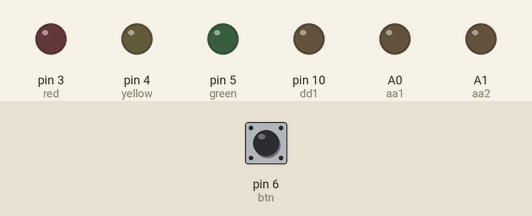
Bench run of a sketch on a simulated Arduino Uno, built with avr-gcc and run on an emulated ATmega328P. Parts: output pins drawn as LEDs (lit = HIGH). The inputs (shaded band) are chosen by the test bench; at power-on: pin 6 (btn) HIGH. No radio packets arrive unless stated; what the sketch prints to the serial monitor is not drawn.

Above: at 5.7 s.
At 10.02 s:
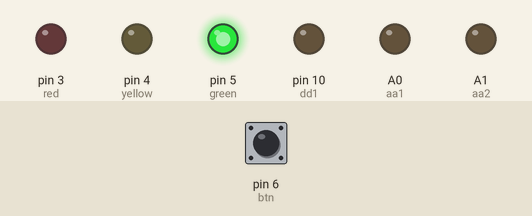
Timing chart, 0 to 13.1 s (numbered marks = the images above):
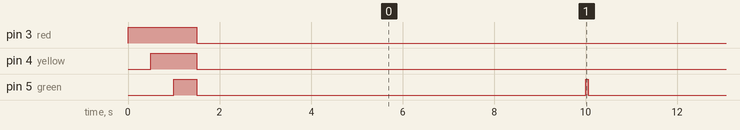

The sketch:

Remote_station_Arcade.ino
```cpp
#include <SPI.h>
#include<avr/eeprom.h>

#include <RF24Network.h>
#include <RF24Network_config.h>
#include <Sync.h>

#include <nRF24L01.h>
#include <RF24.h>
#include <RF24_config.h>

#include "S_message.h"


// Setup pin numbers
int dd1 = 10;
int aa1 = A0;
int aa2 = A1;
int red = 3;
int yellow = 4;
int green = 5;
int btn = 6;
int volt = A3;
int temp = A2;

// Setup pin directions. These are then used to define whether the pin is an input or an output pin. 0 = Output, 1 = Input, 3 = Input with pullup resistor

int dd1d = 0;
int aa1d = 0;
int aa2d = 0;

// How often to flash
const unsigned long interval = 10000; //ms

// When did we last flash?
unsigned long last_lit;

// Current time
unsigned long now;

//number of voltage and temp measurements to take
const int num_measurements = 64;

// What voltage is a reading of 1023?
const unsigned voltage_reference = 3.44 * 256; // 5.0V

// What is the temperature calibration value. Change the first number only.
const int16_t temp_calibration = 0x0*0x10;

//Value received from other node
uint8_t rxmessage_value = 0;


// Setup radio on SPI and pins 8 and 7
RF24 radio(8,7);

// Declare Network
RF24Network network(radio);

// Our node address
uint16_t this_node;
uint16_t new_address;

void startup()
{
  digitalWrite(red, HIGH);
  delay(500);
  digitalWrite(yellow, HIGH);
  delay(500);
  digitalWrite(green, HIGH);
  delay(500);
  digitalWrite(red, LOW);
  digitalWrite(yellow, LOW);
  digitalWrite(green, LOW);
  //hold button down to enter config
  if(digitalRead(btn) == LOW) config_mode();
}

void setup() {
  // put your setup code here, to run once:

  analogReference(INTERNAL);

  Serial.begin(57600);

  pinMode(dd1, OUTPUT);
  pinMode(aa1, OUTPUT);
  pinMode(aa2, OUTPUT);

  digitalWrite(dd1, LOW);
  digitalWrite(aa1, LOW);
  digitalWrite(aa2, LOW);

  pinMode(red, OUTPUT);
  pinMode(yellow, OUTPUT);
  pinMode(green, OUTPUT);
  pinMode(btn, INPUT_PULLUP);
  pinMode(volt, INPUT);
  pinMode(temp, INPUT);

  //Read node address from eeprom
  this_node = eeprom_read_word((uint16_t*)10);

  // Run the LED routine and if button is depressed at the end of the routine enter config mode
  startup();

  SPI.begin();
  radio.begin();
  network.begin(/*channel*/ 90, /*node address*/ this_node);
  Serial.print("Network up - Node address is: 0");
  Serial.println(this_node, OCT);
    digitalWrite(dd1, LOW);
  digitalWrite(aa1, LOW);
  digitalWrite(aa2, LOW);

}

void loop() {
  // put your main code here, to run repeatedly:
  network.update();


  while ( network.available() )
  {
    digitalWrite(green, HIGH);
    // If so, grab it and print it out
    RF24NetworkHeader header;
    static char rxmessage[32];
    //for(int i=0; i<32; i++) rxmessage[i] = ' '; // this doesn't work....
    network.read(header,rxmessage,sizeof(rxmessage));
    digitalWrite(green, LOW);
    if(header.type == 'l')
    {
      lifecall();
    }
    else if(header.type != 1)
    {
      switch(header.type)
      {
      case 'a':
        Serial.println("RX a");
        digitalWrite(red, HIGH);
        digitalWrite(yellow, HIGH);
        digitalWrite(green, HIGH);
        delay(200);
        digitalWrite(red, LOW);
        digitalWrite(yellow, LOW);
        digitalWrite(green, LOW);
        delay(200);
        digitalWrite(red, HIGH);
        digitalWrite(yellow, HIGH);
        digitalWrite(green, HIGH);
        delay(200);
        digitalWrite(red, LOW);
        digitalWrite(yellow, LOW);
        digitalWrite(green, LOW);
        break;

      case 'b':
        Serial.println("RX b"); // volume up
        digitalWrite(dd1, HIGH);
        delay(50);
        digitalWrite(dd1, LOW);
        break;

      case 'c':
        Serial.println("RX c");
        digitalWrite(dd1, LOW);
        break;

      case 'd':
        rxmessage_value = atoi(rxmessage);
        Serial.println("RX d");
        Serial.println(rxmessage_value); // c
        analogWrite(dd1, (rxmessage_value));
        break;

      case 'e':
        Serial.println("RX e"); // volume down
        digitalWrite(aa1, HIGH);
        delay(50);
        digitalWrite(aa1, LOW);
        break;

      case 'f':
        Serial.println("RX f");
        digitalWrite(aa1, LOW);
        break;

      case 'g':
        Serial.println("RX g"); // power on
        digitalWrite(aa2, HIGH);
        delay(50);
        digitalWrite(aa2, LOW);
        break;

      case 'h':
        Serial.println("RX h"); // power off
        digitalWrite(aa2, HIGH);
        delay(2000);
        digitalWrite(aa2, LOW);
        break;
      }
    }
  }
  // If it's time to flash then...
  now = millis();
  if (now - last_lit > interval)
  {
    digitalWrite(green, HIGH);
  }
  if(now - last_lit > interval + 50)
  {
    digitalWrite(green, LOW);
    last_lit = now;
  }

}
```

S_message.cpp
```cpp
// (licence header left out)
// STL headers
// C headers
// Framework headers
// Library headers
#include "RF24Network_config.h"
// Project headers
// This component's header
#include "S_message.h"

char S_message::buffer[36];

/****************************************************************************/

char* S_message::toString(void)
{
  snprintf(buffer,sizeof(buffer),"Node 0%0o %2u.%02uC %2u.%02uV",
  node_add,
  temp_reading >> 8,
  ( temp_reading & 0xFF ) * 100 / 256,
  voltage_reading >> 8,
  ( voltage_reading & 0xFF ) * 100 / 256);
  return buffer;
}

/****************************************************************************/
```

S_message.h
```cpp
// (licence header left out)
#ifndef __S_MESSAGE_H__
#define __S_MESSAGE_H__

// STL headers
// C headers
// Framework headers
// Library headers
// Project headers

/**
 * Sensor message (type 'S')
 */

struct S_message
{
  uint16_t temp_reading;
  uint16_t voltage_reading;
  uint16_t node_add;
  uint8_t reserved;
  static char buffer[];
  S_message(void): temp_reading(0), voltage_reading(0) {}
  char* toString(void);
};

#endif // __S_MESSAGE_H__
```

lifecall.ino
```cpp
void lifecall ()
{
  Serial.println("Lifecall");
  S_message message;
  message.temp_reading = measure_temp();
  message.voltage_reading = measure_voltage();
  message.node_add = this_node;
  int success = 0;
  while(success == 0)
  {
    digitalWrite(yellow, HIGH);
    Serial.print("Sending: ");
    Serial.println(message.toString());
    char* tx_message = message.toString();
    RF24NetworkHeader header(/*to node*/ 00, 'l');
    bool ok = network.write(header,tx_message,strlen(tx_message));
    if (ok)
    {
      Serial.println("OK");
      digitalWrite(red, LOW);
      success = 1;
    }
    else
    {
      Serial.println("TX Fail");
      delay(250); // extra delay on fail to keep light on longer
      digitalWrite(red, HIGH);
    }
    digitalWrite(yellow, LOW);
  }
}
```

read_state.ino
```cpp
uint32_t measure_temp()
{
    int i = num_measurements;
    uint32_t reading = 0;
    while(i--)
      reading += analogRead(temp);

    // Convert the reading to celcius*256
    // This is the formula for MCP9700.
    // C = reading * 1.1
    // C = ( V - 1/2 ) * 100
    //
    // Then adjust for the calibation value on this sensor
    return ( ( ( ( reading * 0x120 ) - 0x800000 ) * 0x64 ) >> 16 ) + temp_calibration;
}

uint32_t measure_voltage()
{

//uint32_t reading = analogRead(volt);
//reading = reading

  // Take the voltage reading
    int i = num_measurements;
    uint32_t reading = 0;
    while(i--)
      reading += analogRead(volt);

    // Convert the voltage reading to volts*256
    return ( reading * voltage_reference ) >> 16;
}
```

config_mode.ino
```cpp
void config_mode()
{
  digitalWrite(red, HIGH);
  Serial.print("Node Config - Current address: 0");
  Serial.println(this_node, OCT);
  Serial.println("Please send new address, end with 'n' ");

  //get new address from the serial port
  configmode_listen(); //get new address from the serial port

  //write to the eeprom the new address in position 10
  eeprom_write_word((uint16_t*)10, new_address);
  Serial.print("New address: 0");

  //then read it back again and echo to confirm
  this_node = eeprom_read_word((uint16_t*)10);
  Serial.println(this_node, OCT);
  digitalWrite(red, LOW);
}

void configmode_listen(void) //there be dragons here...
{
  char serialdata[10];
  char* nextserialat = serialdata;
  const char* maxserial = serialdata + sizeof(serialdata) - 1;
  bool done = false;
  //
  // Listen for serial input, which is how we set the address
  //
  while(done == false)
  {
    if (Serial.available())
    {
      // If the character on serial input is in a valid range...
      char c = tolower(Serial.read());
      if ( (c >= '0' && c <= '9' ) || (c >= 'a' && c <= 'f' ) )
      {
        *nextserialat++ = c;
        if ( nextserialat == maxserial )
        {
          *nextserialat = 0;
          Serial.println("*** Unknown serial command: ");
          nextserialat = serialdata;
        }
      }
      if ( c == 'n' )
      {
        // Convert to octal
        char *pc = serialdata;
        new_address = 0;
        while ( pc < nextserialat )
        {
          new_address <<= 3;
          new_address |= (*pc++ - '0');
        }
        if(new_address > 0)
        {
          done = true;
          Serial.print("Received address: 0");
          Serial.println(new_address, OCT);
        }
        else if(new_address < 0) Serial.println("Unable to configure as base node");
      }
    }
  }
}
```

Measured:
- by itself, pin 5 (green): repeats every 10.1 s: HIGH 0.05 s, LOW 10.0 s
